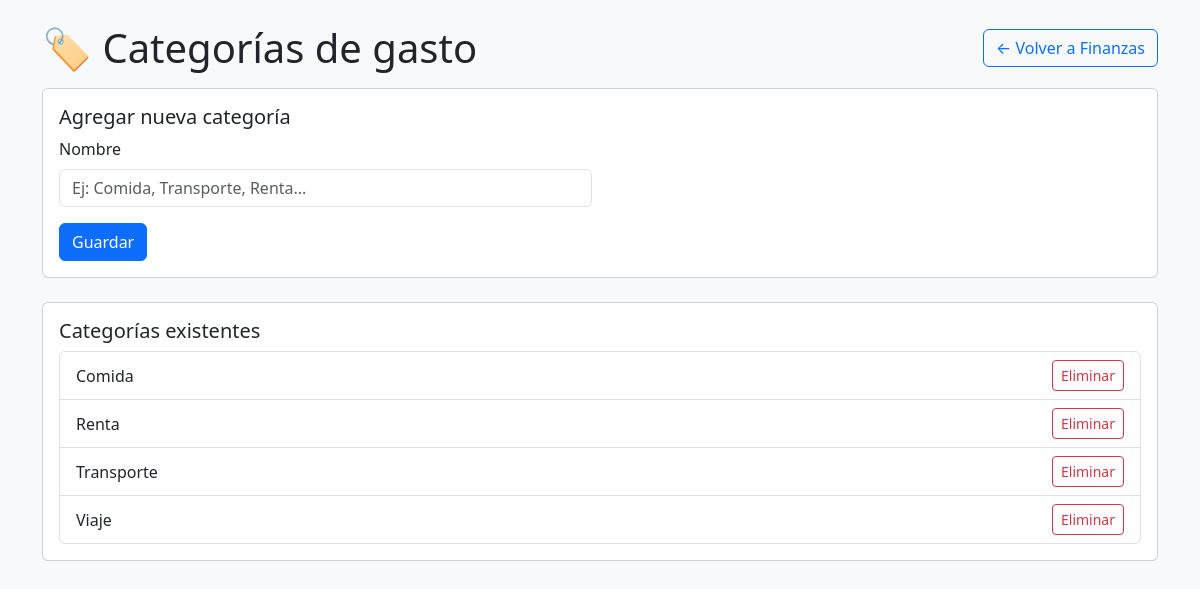
Screenshot of /categorias with the database file from the repository.
### app.py (models this page shows, shortened)
class Categoria(db.Model):
    __tablename__ = "categorias"
    id = db.Column(db.Integer, primary_key=True)
    nombre = db.Column(db.String(100), unique=True, nullable=False)

### app.py (the view, shortened to what this page needs)
@app.route("/categorias", methods=["GET", "POST"])
def manejar_categorias():
    error = None
    eliminar_id = request.args.get("eliminar")
    if eliminar_id:
        cat = Categoria.query.get(eliminar_id)
        if cat:
            db.session.delete(cat)
            db.session.commit()
            return redirect(url_for("manejar_categorias"))
    categorias = Categoria.query.order_by(Categoria.nombre).all()
    return render_template("categorias.html", categorias=categorias, error=error)

### templates/categorias.html (shortened to what this page needs)
<!DOCTYPE html>
<html lang="es">
<head>
  <link
    href="https://cdn.jsdelivr.net/npm/bootstrap@5.3.2/dist/css/bootstrap.min.css"
    rel="stylesheet"
  >
</head>
<body class="bg-light">
  <div class="container py-4">
    <div class="d-flex justify-content-between align-items-center mb-3">
      <h1 class="mb-0">🏷️ Categorías de gasto</h1>
      <a href="{{ url_for('index') }}" class="btn btn-outline-primary">
        ← Volver a Finanzas
      </a>
    </div>
    <div class="card mb-4">
      <div class="card-body">
        <h5 class="card-title">Agregar nueva categoría</h5>
        <form method="POST" action="{{ url_for('manejar_categorias') }}">
          <div class="row g-3">
            <div class="col-md-6">
              <label class="form-label">Nombre</label>
              <input type="text" class="form-control" name="nombre" placeholder="Ej: Comida, Transporte, Renta..." required>
            </div>
          </div>
          <button type="submit" class="btn btn-primary mt-3">Guardar</button>
        </form>
      </div>
    </div>
    <div class="card">
      <div class="card-body">
        <h5 class="card-title">Categorías existentes</h5>
        {% if categorias %}
          <ul class="list-group">
            {% for c in categorias %}
              <li class="list-group-item d-flex justify-content-between align-items-center">
                {{ c.nombre }}
                <a
                  href="{{ url_for('manejar_categorias', eliminar=c.id) }}"
                  class="btn btn-sm btn-outline-danger"
                  onclick="return confirm('¿Eliminar esta categoría?');"
                >Eliminar</a>
              </li>
            {% endfor %}
          </ul>
        {% else %}
          <p class="text-muted mb-0">No hay categorías aún.</p>
        {% endif %}
      </div>
    </div>
  </div>
</body>
</html>

### rows the page displays
Categoria: nombre "Comida"
Categoria: nombre "Renta"
Categoria: nombre "Transporte"
Categoria: nombre "Viaje"
